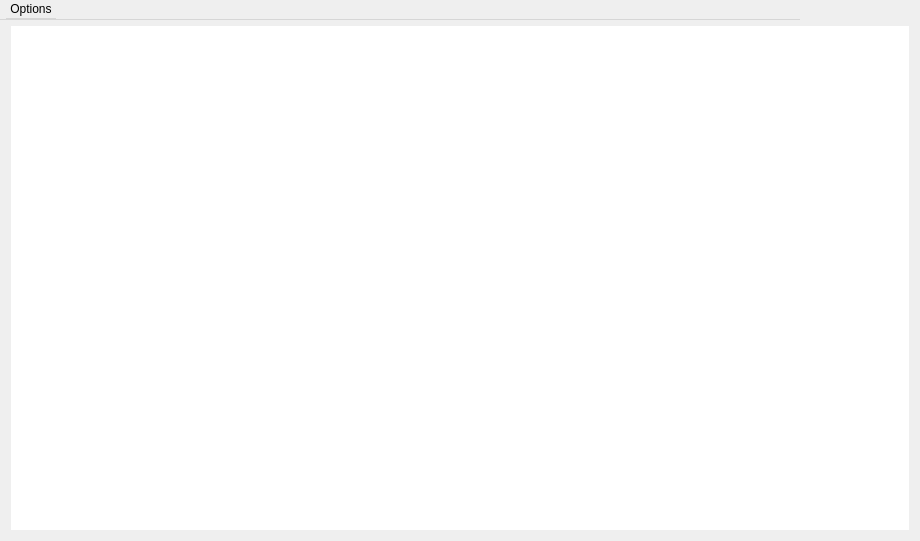
<?xml version="1.0" encoding="UTF-8"?>
<ui version="4.0">
 <class>pgdiagram</class>
 <widget class="QWidget" name="pgdiagram">
  <property name="geometry">
   <rect>
    <x>0</x>
    <y>0</y>
    <width>920</width>
    <height>541</height>
   </rect>
  </property>
  <property name="sizePolicy">
   <sizepolicy hsizetype="Maximum" vsizetype="Maximum">
    <horstretch>0</horstretch>
    <verstretch>0</verstretch>
   </sizepolicy>
  </property>
  <property name="windowTitle">
   <string>DBdiagram</string>
  </property>
  <layout class="QGridLayout" name="gridLayout" rowstretch="0,0" rowminimumheight="0,0">
   <item row="0" column="0">
    <layout class="QGridLayout" name="gridLayout2">
     <item row="1" column="0" colspan="2">
      <widget class="QMdiArea" name="mdiADia">
       <property name="sizePolicy">
        <sizepolicy hsizetype="Expanding" vsizetype="Expanding">
         <horstretch>0</horstretch>
         <verstretch>0</verstretch>
        </sizepolicy>
       </property>
       <property name="minimumSize">
        <size>
         <width>0</width>
         <height>0</height>
        </size>
       </property>
       <property name="maximumSize">
        <size>
         <width>16777215</width>
         <height>16777215</height>
        </size>
       </property>
       <property name="verticalScrollBarPolicy">
        <enum>Qt::ScrollBarAsNeeded</enum>
       </property>
       <property name="horizontalScrollBarPolicy">
        <enum>Qt::ScrollBarAsNeeded</enum>
       </property>
       <property name="background">
        <brush brushstyle="SolidPattern">
         <color alpha="255">
          <red>255</red>
          <green>255</green>
          <blue>255</blue>
         </color>
        </brush>
       </property>
      </widget>
     </item>
     <item row="0" column="1">
      <spacer name="horizontalSpacer">
       <property name="orientation">
        <enum>Qt::Horizontal</enum>
       </property>
       <property name="sizeType">
        <enum>QSizePolicy::Expanding</enum>
       </property>
       <property name="sizeHint" stdset="0">
        <size>
         <width>40</width>
         <height>15</height>
        </size>
       </property>
      </spacer>
     </item>
    </layout>
   </item>
  </layout>
  <widget class="QMenuBar" name="menubar">
   <property name="geometry">
    <rect>
     <x>0</x>
     <y>0</y>
     <width>800</width>
     <height>20</height>
    </rect>
   </property>
   <property name="sizePolicy">
    <sizepolicy hsizetype="Fixed" vsizetype="Fixed">
     <horstretch>0</horstretch>
     <verstretch>0</verstretch>
    </sizepolicy>
   </property>
   <property name="minimumSize">
    <size>
     <width>800</width>
     <height>20</height>
    </size>
   </property>
   <property name="maximumSize">
    <size>
     <width>800</width>
     <height>20</height>
    </size>
   </property>
   <property name="baseSize">
    <size>
     <width>800</width>
     <height>20</height>
    </size>
   </property>
   <widget class="QMenu" name="menuDatabase">
    <property name="title">
     <string>Options</string>
    </property>
    <widget class="QMenu" name="menuMost_10_Users">
     <property name="title">
      <string>Most 10 Users</string>
     </property>
     <addaction name="Dia_m_10_U"/>
     <addaction name="Tex_m_10_U"/>
    </widget>
    <widget class="QMenu" name="menuLowest_10_Users">
     <property name="title">
      <string>Lowest 10 Users</string>
     </property>
     <addaction name="Dia_l_10_U"/>
     <addaction name="Tex_l_10_U"/>
    </widget>
    <widget class="QMenu" name="menuMost_10_Files">
     <property name="title">
      <string>Most 10 Files</string>
     </property>
     <addaction name="Dia_m_10_F"/>
     <addaction name="Tex_m_10_F"/>
    </widget>
    <widget class="QMenu" name="menuLowest_10_Files">
     <property name="title">
      <string>Lowest 10 Files</string>
     </property>
     <addaction name="Dia_l_10_F"/>
     <addaction name="Tex_l_10_F"/>
    </widget>
    <widget class="QMenu" name="menuCustom">
     <property name="title">
      <string>Custom</string>
     </property>
     <addaction name="Dia_Custom"/>
     <addaction name="Tex_Custom"/>
    </widget>
    <addaction name="menuMost_10_Users"/>
    <addaction name="menuLowest_10_Users"/>
    <addaction name="menuMost_10_Files"/>
    <addaction name="menuLowest_10_Files"/>
    <addaction name="menuCustom"/>
    <addaction name="Quit"/>
   </widget>
   <addaction name="menuDatabase"/>
  </widget>
  <action name="actionNew_Connection">
   <property name="text">
    <string>new Connection</string>
   </property>
  </action>
  <action name="actionEdit_Connection">
   <property name="text">
    <string>edit Connection</string>
   </property>
  </action>
  <action name="actionClose_Connection">
   <property name="text">
    <string>close Connection</string>
   </property>
  </action>
  <action name="Dia_m_10_U">
   <property name="text">
    <string>Diagram</string>
   </property>
  </action>
  <action name="Tex_m_10_U">
   <property name="text">
    <string>Text</string>
   </property>
  </action>
  <action name="Dia_l_10_U">
   <property name="text">
    <string>Diagram</string>
   </property>
  </action>
  <action name="Tex_l_10_U">
   <property name="text">
    <string>Text</string>
   </property>
  </action>
  <action name="Dia_m_10_F">
   <property name="text">
    <string>Diagram</string>
   </property>
  </action>
  <action name="Tex_m_10_F">
   <property name="text">
    <string>Text</string>
   </property>
  </action>
  <action name="Dia_l_10_F">
   <property name="text">
    <string>Diagram</string>
   </property>
  </action>
  <action name="Tex_l_10_F">
   <property name="text">
    <string>Text</string>
   </property>
  </action>
  <action name="Dia_Custom">
   <property name="text">
    <string>Diagram</string>
   </property>
  </action>
  <action name="Tex_Custom">
   <property name="text">
    <string>Text</string>
   </property>
  </action>
  <action name="Quit">
   <property name="text">
    <string>Quit</string>
   </property>
  </action>
 </widget>
 <resources/>
 <connections/>
</ui>
